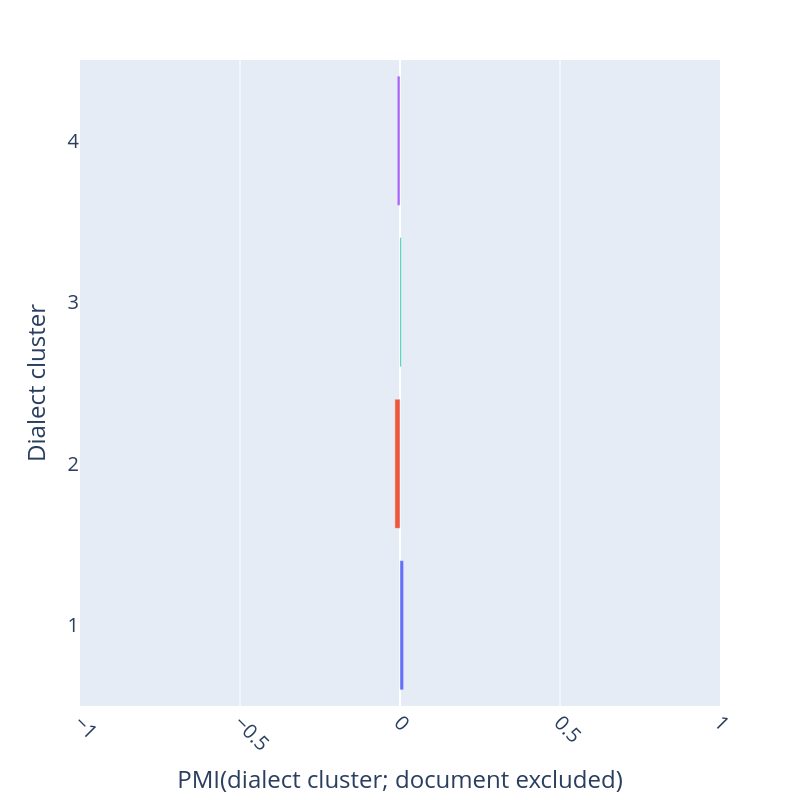

Notebook cell for this chart:
### Code cell
render_pmi_bar("by_cluster").write_image("../output/eval/images/pmi/typolo")
# render_pmi_bar("by_source_genre_english").write_image("../output/eval/images/pmi/mobility.png")
# render_pmi_bar("by_source_genre_cluster_english").write_image("../output/eval/images/pmi/mobility_cluster.png")

### Figure 1 — Plotly figure (JSON) as saved in the notebook; plotly's stock layout.template omitted (floating-point values rounded to 4 significant figures)
{"data": [{"hovertemplate": "color_key=1<br>PMI(dialect cluster; document excluded)=%{x}<br>Dialect cluster=%{y}<extra></extra>", "legendgroup": "1", "marker": {"color": "#636efa", "pattern": {"shape": ""}}, "name": "1", "orientation": "h", "showlegend": true, "textposition": "auto", "type": "bar", "x": [0.01119], "xaxis": "x", "y": ["1"], "yaxis": "y"}, {"hovertemplate": "color_key=2<br>PMI(dialect cluster; document excluded)=%{x}<br>Dialect cluster=%{y}<extra></extra>", "legendgroup": "2", "marker": {"color": "#EF553B", "pattern": {"shape": ""}}, "name": "2", "orientation": "h", "showlegend": true, "textposition": "auto", "type": "bar", "x": [-0.01599], "xaxis": "x", "y": ["2"], "yaxis": "y"}, {"hovertemplate": "color_key=3<br>PMI(dialect cluster; document excluded)=%{x}<br>Dialect cluster=%{y}<extra></extra>", "legendgroup": "3", "marker": {"color": "#00cc96", "pattern": {"shape": ""}}, "name": "3", "orientation": "h", "showlegend": true, "textposition": "auto", "type": "bar", "x": [0.003648], "xaxis": "x", "y": ["3"], "yaxis": "y"}, {"hovertemplate": "color_key=4<br>PMI(dialect cluster; document excluded)=%{x}<br>Dialect cluster=%{y}<extra></extra>", "legendgroup": "4", "marker": {"color": "#ab63fa", "pattern": {"shape": ""}}, "name": "4", "orientation": "h", "showlegend": true, "textposition": "auto", "type": "bar", "x": [-0.008616], "xaxis": "x", "y": ["4"], "yaxis": "y"}], "layout": {"barmode": "relative", "font": {"size": 20}, "height": 800, "legend": {"title": {"text": "color_key"}, "tracegroupgap": 0}, "margin": {"t": 60}, "showlegend": false, "width": 800, "xaxis": {"anchor": "y", "domain": [0, 1], "dtick": 0.5, "range": [-1, 1], "tickangle": 45, "title": {"text": "PMI(dialect cluster; document excluded)"}}, "yaxis": {"anchor": "x", "domain": [0, 1], "title": {"text": "Dialect cluster"}}}}
